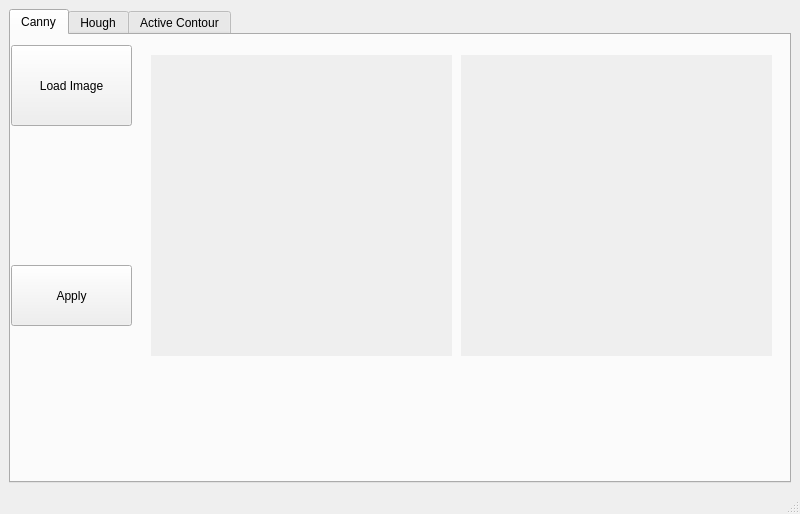
<?xml version="1.0" encoding="UTF-8"?>
<ui version="4.0">
 <class>MainWindow</class>
 <widget class="QMainWindow" name="MainWindow">
  <property name="geometry">
   <rect>
    <x>0</x>
    <y>0</y>
    <width>800</width>
    <height>514</height>
   </rect>
  </property>
  <property name="minimumSize">
   <size>
    <width>800</width>
    <height>0</height>
   </size>
  </property>
  <property name="windowTitle">
   <string>MainWindow</string>
  </property>
  <widget class="QWidget" name="centralwidget">
   <layout class="QGridLayout" name="gridLayout">
    <item row="0" column="0">
     <widget class="QTabWidget" name="tab_sift">
      <property name="enabled">
       <bool>true</bool>
      </property>
      <property name="currentIndex">
       <number>0</number>
      </property>
      <property name="tabBarAutoHide">
       <bool>false</bool>
      </property>
      <widget class="QWidget" name="tab_canny">
       <attribute name="title">
        <string>Canny</string>
       </attribute>
       <widget class="QPushButton" name="pushButton_canny_load">
        <property name="geometry">
         <rect>
          <x>0</x>
          <y>10</y>
          <width>121</width>
          <height>81</height>
         </rect>
        </property>
        <property name="text">
         <string>Load Image</string>
        </property>
       </widget>
       <widget class="QPushButton" name="pushButton_apply_canny">
        <property name="geometry">
         <rect>
          <x>0</x>
          <y>230</y>
          <width>121</width>
          <height>61</height>
         </rect>
        </property>
        <property name="text">
         <string>Apply</string>
        </property>
       </widget>
       <widget class="ImageView" name="label_canny_input" native="true">
        <property name="geometry">
         <rect>
          <x>140</x>
          <y>20</y>
          <width>301</width>
          <height>301</height>
         </rect>
        </property>
        <property name="autoFillBackground">
         <bool>true</bool>
        </property>
       </widget>
       <widget class="ImageView" name="label_canny_output" native="true">
        <property name="geometry">
         <rect>
          <x>450</x>
          <y>20</y>
          <width>311</width>
          <height>301</height>
         </rect>
        </property>
        <property name="autoFillBackground">
         <bool>true</bool>
        </property>
       </widget>
      </widget>
      <widget class="QWidget" name="tab_hough">
       <attribute name="title">
        <string>Hough</string>
       </attribute>
       <widget class="QGroupBox" name="groupBox_9">
        <property name="geometry">
         <rect>
          <x>30</x>
          <y>280</y>
          <width>751</width>
          <height>111</height>
         </rect>
        </property>
        <property name="title">
         <string>Operator Settings</string>
        </property>
        <widget class="QWidget" name="horizontalLayoutWidget_5">
         <property name="geometry">
          <rect>
           <x>20</x>
           <y>30</y>
           <width>311</width>
           <height>71</height>
          </rect>
         </property>
         <layout class="QHBoxLayout" name="horizontalLayout_5">
          <item>
           <widget class="QLabel" name="label_61">
            <property name="text">
             <string>Select Shapes</string>
            </property>
           </widget>
          </item>
          <item>
           <widget class="QCheckBox" name="checkBox_lines">
            <property name="text">
             <string>Lines</string>
            </property>
           </widget>
          </item>
          <item>
           <widget class="QCheckBox" name="checkBox_circles">
            <property name="text">
             <string>Circles</string>
            </property>
           </widget>
          </item>
         </layout>
        </widget>
        <widget class="QGroupBox" name="groupBox_10">
         <property name="geometry">
          <rect>
           <x>380</x>
           <y>30</y>
           <width>311</width>
           <height>71</height>
          </rect>
         </property>
         <property name="title">
          <string>Additional Turnable Parameters</string>
         </property>
         <widget class="QTextEdit" name="textEdit_7">
          <property name="geometry">
           <rect>
            <x>160</x>
            <y>20</y>
            <width>71</width>
            <height>21</height>
           </rect>
          </property>
         </widget>
         <widget class="QTextEdit" name="textEdit_8">
          <property name="geometry">
           <rect>
            <x>160</x>
            <y>40</y>
            <width>71</width>
            <height>21</height>
           </rect>
          </property>
         </widget>
         <widget class="QLabel" name="label_21">
          <property name="geometry">
           <rect>
            <x>70</x>
            <y>20</y>
            <width>101</width>
            <height>16</height>
           </rect>
          </property>
          <property name="text">
           <string>lines threshold</string>
          </property>
         </widget>
         <widget class="QLabel" name="label_23">
          <property name="geometry">
           <rect>
            <x>70</x>
            <y>40</y>
            <width>101</width>
            <height>16</height>
           </rect>
          </property>
          <property name="text">
           <string>Circles threshold</string>
          </property>
         </widget>
        </widget>
       </widget>
       <widget class="QLabel" name="label_hough_input">
        <property name="geometry">
         <rect>
          <x>160</x>
          <y>30</y>
          <width>301</width>
          <height>231</height>
         </rect>
        </property>
        <property name="frameShape">
         <enum>QFrame::Box</enum>
        </property>
        <property name="text">
         <string>Input image</string>
        </property>
        <property name="alignment">
         <set>Qt::AlignLeading|Qt::AlignLeft|Qt::AlignTop</set>
        </property>
       </widget>
       <widget class="QLabel" name="label_hough_output">
        <property name="geometry">
         <rect>
          <x>480</x>
          <y>30</y>
          <width>291</width>
          <height>231</height>
         </rect>
        </property>
        <property name="frameShape">
         <enum>QFrame::Box</enum>
        </property>
        <property name="text">
         <string>Output image</string>
        </property>
        <property name="textFormat">
         <enum>Qt::PlainText</enum>
        </property>
        <property name="alignment">
         <set>Qt::AlignLeading|Qt::AlignLeft|Qt::AlignTop</set>
        </property>
       </widget>
       <widget class="QPushButton" name="pushButton_hough_load">
        <property name="geometry">
         <rect>
          <x>20</x>
          <y>30</y>
          <width>121</width>
          <height>81</height>
         </rect>
        </property>
        <property name="text">
         <string>Load Image</string>
        </property>
       </widget>
       <widget class="QPushButton" name="pushButton_apply_hough">
        <property name="geometry">
         <rect>
          <x>20</x>
          <y>210</y>
          <width>121</width>
          <height>41</height>
         </rect>
        </property>
        <property name="text">
         <string>Apply</string>
        </property>
       </widget>
      </widget>
      <widget class="QWidget" name="tab">
       <attribute name="title">
        <string>Active Contour</string>
       </attribute>
       <widget class="QPushButton" name="pushButton_active_contours_load">
        <property name="geometry">
         <rect>
          <x>20</x>
          <y>30</y>
          <width>121</width>
          <height>81</height>
         </rect>
        </property>
        <property name="text">
         <string>Load Image</string>
        </property>
       </widget>
       <widget class="QLabel" name="label_active_contours_input">
        <property name="geometry">
         <rect>
          <x>150</x>
          <y>30</y>
          <width>200</width>
          <height>200</height>
         </rect>
        </property>
        <property name="frameShape">
         <enum>QFrame::Box</enum>
        </property>
        <property name="text">
         <string>Input image</string>
        </property>
        <property name="alignment">
         <set>Qt::AlignLeading|Qt::AlignLeft|Qt::AlignTop</set>
        </property>
       </widget>
       <widget class="QPushButton" name="pushButton_apply_active_contours">
        <property name="geometry">
         <rect>
          <x>380</x>
          <y>90</y>
          <width>121</width>
          <height>31</height>
         </rect>
        </property>
        <property name="text">
         <string>Start Snake ALg </string>
        </property>
       </widget>
       <widget class="QPushButton" name="pushButton_clear_anchors">
        <property name="geometry">
         <rect>
          <x>380</x>
          <y>40</y>
          <width>121</width>
          <height>31</height>
         </rect>
        </property>
        <property name="text">
         <string>Display Contour </string>
        </property>
       </widget>
       <widget class="QPushButton" name="pushButton_reset_anchors">
        <property name="geometry">
         <rect>
          <x>380</x>
          <y>150</y>
          <width>121</width>
          <height>31</height>
         </rect>
        </property>
        <property name="text">
         <string>Reset</string>
        </property>
       </widget>
       <widget class="QGroupBox" name="groupBox_3">
        <property name="geometry">
         <rect>
          <x>10</x>
          <y>270</y>
          <width>301</width>
          <height>131</height>
         </rect>
        </property>
        <property name="title">
         <string>Contour Settings</string>
        </property>
        <widget class="QLabel" name="label_20">
         <property name="geometry">
          <rect>
           <x>10</x>
           <y>21</y>
           <width>61</width>
           <height>16</height>
          </rect>
         </property>
         <property name="text">
          <string>Alpha</string>
         </property>
        </widget>
        <widget class="QLabel" name="label_22">
         <property name="geometry">
          <rect>
           <x>10</x>
           <y>60</y>
           <width>71</width>
           <height>16</height>
          </rect>
         </property>
         <property name="text">
          <string>Gamma</string>
         </property>
        </widget>
        <widget class="QLabel" name="label_24">
         <property name="geometry">
          <rect>
           <x>10</x>
           <y>41</y>
           <width>81</width>
           <height>16</height>
          </rect>
         </property>
         <property name="text">
          <string>Beta</string>
         </property>
        </widget>
        <widget class="QTextEdit" name="textEdit_beta">
         <property name="geometry">
          <rect>
           <x>140</x>
           <y>40</y>
           <width>81</width>
           <height>21</height>
          </rect>
         </property>
        </widget>
        <widget class="QTextEdit" name="textEdit_alpha">
         <property name="geometry">
          <rect>
           <x>140</x>
           <y>20</y>
           <width>81</width>
           <height>21</height>
          </rect>
         </property>
        </widget>
        <widget class="QTextEdit" name="textEdit_gamma">
         <property name="geometry">
          <rect>
           <x>140</x>
           <y>60</y>
           <width>81</width>
           <height>21</height>
          </rect>
         </property>
        </widget>
        <widget class="QTextEdit" name="textEdit_iterations">
         <property name="geometry">
          <rect>
           <x>140</x>
           <y>80</y>
           <width>81</width>
           <height>21</height>
          </rect>
         </property>
         <property name="html">
          <string>&lt;!DOCTYPE HTML PUBLIC &quot;-//W3C//DTD HTML 4.0//EN&quot; &quot;http://www.w3.org/TR/REC-html40/strict.dtd&quot;&gt;
&lt;html&gt;&lt;head&gt;&lt;meta name=&quot;qrichtext&quot; content=&quot;1&quot; /&gt;&lt;style type=&quot;text/css&quot;&gt;
p, li { white-space: pre-wrap; }
&lt;/style&gt;&lt;/head&gt;&lt;body style=&quot; font-family:'MS Shell Dlg 2'; font-size:7.8pt; font-weight:400; font-style:normal;&quot;&gt;
&lt;p style=&quot; margin-top:0px; margin-bottom:0px; margin-left:0px; margin-right:0px; -qt-block-indent:0; text-indent:0px;&quot;&gt;&lt;span style=&quot; font-size:8.25pt;&quot;&gt;100&lt;/span&gt;&lt;/p&gt;&lt;/body&gt;&lt;/html&gt;</string>
         </property>
        </widget>
        <widget class="QLabel" name="label_25">
         <property name="geometry">
          <rect>
           <x>10</x>
           <y>81</y>
           <width>101</width>
           <height>16</height>
          </rect>
         </property>
         <property name="text">
          <string>Number of iterations</string>
         </property>
        </widget>
       </widget>
       <widget class="QLabel" name="label_active_contours_output">
        <property name="geometry">
         <rect>
          <x>560</x>
          <y>30</y>
          <width>200</width>
          <height>200</height>
         </rect>
        </property>
        <property name="frameShape">
         <enum>QFrame::Box</enum>
        </property>
        <property name="text">
         <string>Output image</string>
        </property>
        <property name="alignment">
         <set>Qt::AlignLeading|Qt::AlignLeft|Qt::AlignTop</set>
        </property>
       </widget>
      </widget>
     </widget>
    </item>
   </layout>
  </widget>
  <widget class="QMenuBar" name="menubar">
   <property name="geometry">
    <rect>
     <x>0</x>
     <y>0</y>
     <width>800</width>
     <height>26</height>
    </rect>
   </property>
  </widget>
  <widget class="QStatusBar" name="statusbar"/>
 </widget>
 <customwidgets>
  <customwidget>
   <class>ImageView</class>
   <extends>QWidget</extends>
   <header location="global">pyqtgraph</header>
   <container>1</container>
  </customwidget>
 </customwidgets>
 <resources/>
 <connections/>
</ui>
